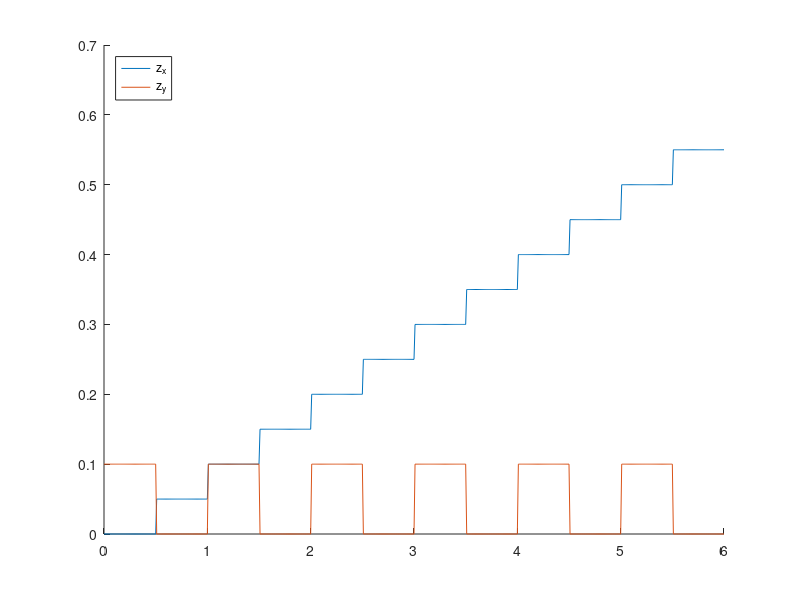
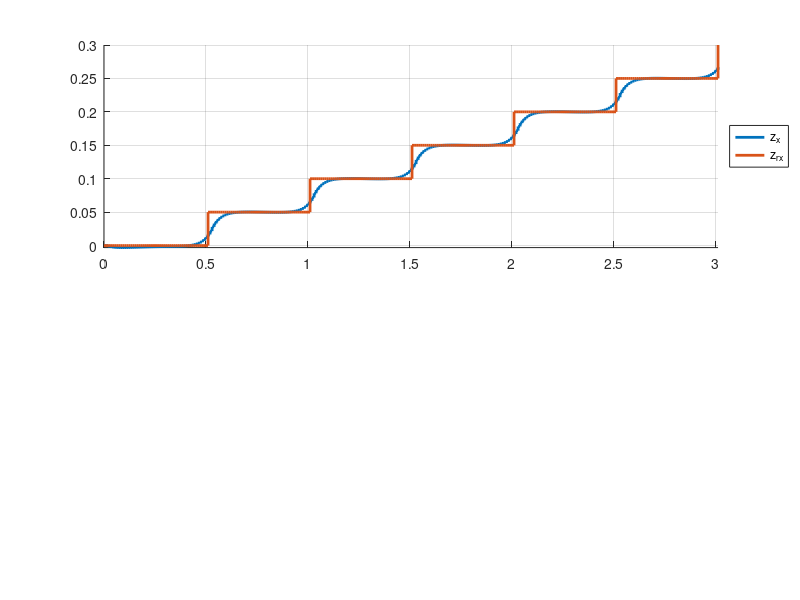

Recreate these plots in MATLAB, in order. (Note: this script raises an error after producing the figures.)
%#ok<*UNRCH>
clc; clear; close all;

% Variáveis de controle
plot_ref = 0;
print_resolution = '-r300';

% Variáveis associadas ao modelo
g = 9.81;               % Aceleração gravitacional
h = 0.24;               % Altura do centro de massa
T = 0.01;               % Tempo de amostragem

% Variáveis associadas à função custo
alpha = 1e-6;           % Peso da sobre-aceleração
gamma = 1;              % Peso do rastreamento do ZMP de referência

% Variáveis associadas à simulação
N = 300;                % Janela de predição
S = 50;                 % Tempo do passo/Tempo de amostragem
n_step = 12;            % Número de passos na simulação
len_step_x = 0.05;      % Tamanho do passo em x em metros
len_step_y = 0.1;       % Tamanho do passo em y em metros
w_foot = 0.06;          % Comprimento do pé
h_foot = 0.03;          % Largura do pé

% Definição do modelo
A = [1, T, T^2/2;
    0, 1, T;
    0, 0, 1];

B = [T^3/6;
    T^2/2;
    T];

A_z = [1, 0, -h/g];

% NOTA: Equações associadas ao modelo
% x_s = [x dx d2x]
% dx_s = A*x_s + B*d3x
% z_x = A_z*x_s

% Computação da matriz Pzu
P_zu = zeros(N, N);
for i = 1:N
    m = i;
    for j = 1:N
        if j > i
            break
        end
        factor = 1 + 3*(m - 1) + 3*(m - 1)^2;
        m = m - 1;
        P_zu(i, j) = factor*T^3/6 - h*T/g;
    end
end

% Computação da matriz Pzs
P_zs = zeros(N, 3);
for i = 1:N
    P_zs(i, :) = [1, i*T, i^2*T^2/2 - h/g];
end

% Construção da referência do ZMP
Z_rx_full = zeros(n_step*S + 1, 1);
Z_ry_full = len_step_y*ones(n_step*S + 1, 1);
i_0 = 2;
i_f = i_0 + S - 1;
zmp_y = len_step_y;
for i = 1:n_step
    Z_rx_full(i_0:i_f) = len_step_x*(i-1)*ones(S,1);
    Z_ry_full(i_0:i_f) = zmp_y*ones(S,1);
    i_0 = i_f + 1;
    i_f = i_0 + S - 1;
    if zmp_y == len_step_y
        zmp_y = 0;
    elseif zmp_y == 0
        zmp_y = len_step_y;
    end
end

% Representação da referência ao longo do tempo
figure; hold on;
t = (0:length(Z_rx_full)-1)*T;
plot(t, Z_rx_full);
plot(t, Z_ry_full);
legend({'z_x', 'z_y'}, 'Location', 'northwest');

% Definição da posição dos passos
step_pos_x = zeros(n_step, 1);
step_pos_y = zeros(n_step, 1);

for i = 1:n_step+1
    step_pos_x(i) = (i-1)*len_step_x;
    step_pos_y(i) = mod(i,2)*len_step_y;
end

% Inicialização de variáveis utilizadas na simulação
x_s = zeros(3, 1);
y_s = zeros(3, 1);
d3x = zeros(1, 1);
d3y = zeros(1, 1);
z_x = zeros(1, 1);
z_y = zeros(1, 1);

% Definição do estado inicial
x_s(:, 1) = [step_pos_x(1) 0 0]';
y_s(:, 1) = [step_pos_y(1) 0 0]';
z_x(:, 1) = step_pos_x(1);
z_y(:, 1) = step_pos_y(1);

% Loop de controle
k = 1;
while 1
    % Verificação da interrupção do laço
    if k+N-1 > length(Z_rx_full)
        break;
    end
    
    % Avaliação da referência do ZMP
    Z_rx = Z_rx_full(k:k+N-1);
    Z_ry = Z_ry_full(k:k+N-1);
    
    % Computação dos próximos esforços de controle
    d3X = (P_zu'*P_zu + (alpha/gamma)*eye(N))\...
        (P_zu'*(Z_rx - P_zs*x_s(:,k)));
    
    d3Y = (P_zu'*P_zu + (alpha/gamma)*eye(N))\...
        (P_zu'*(Z_ry - P_zs*y_s(:,k)));
    
    % Definição do esforço de controle a ser aplicado
    d3x(k) = d3X(1);
    d3y(k) = d3Y(1);
    
    % Evolução do modelo
    x_s(:, k+1) = A*x_s(:,k) + B*d3x(k);
    y_s(:, k+1) = A*y_s(:,k) + B*d3y(k);
    z_x(k+1) = A_z*x_s(:,k);
    z_y(k+1) = A_z*y_s(:,k);
    
    k = k + 1;
end

x_s(:,k) = [];
y_s(:,k) = [];
z_x(k) = [];
z_y(k) = [];
k = k - 1;


%% Representação gráfica dos resultados
k_max = k;

close all;
t = (0:k_max-1)*T;

% Rastreamento da referência do ZMP em x
figure;
subplot(2,1,1);
hold on;
stairs(t, z_x, '-', 'MarkerSize', 15, 'LineWidth', 2);
stairs(t, Z_rx_full(1:k_max), '-', 'MarkerSize', 15, 'LineWidth', 2);
legend({'z_x', 'z_{rx}'}, 'Location', 'eastoutside');
grid on; axis tight;
ax = gca; ax.FontSize = 13;
xlabel('t [s]');
ylabel('x [m]');
set(gcf, 'Position', get(0, 'Screensize'));

% Rastreamento da referência do ZMP em y
subplot(2,1,2);
hold on;
stairs(t, z_y, '-', 'MarkerSize', 15, 'LineWidth', 2);
stairs(t, Z_ry_full(1:k_max), '-', 'MarkerSize', 15, 'LineWidth', 2);
legend({'z_y', 'z_{ry}'}, 'Location', 'eastoutside');
grid on; axis tight;
ax = gca; ax.FontSize = 13;
xlabel('t [s]');
ylabel('y [m]');
set(gcf, 'Position', get(0, 'Screensize'));
print('ZMP_t', '-dpng', print_resolution);

% Evolução da velocidade do centro de massa
figure; hold on;
hold on;
stairs(t, x_s(2,:), '-', 'MarkerSize', 15, 'LineWidth', 2);
stairs(t, y_s(2,:), '-', 'MarkerSize', 15, 'LineWidth', 2);
legend({'v_x', 'v_y'}, 'Location', 'eastoutside');
grid on; axis tight;
ax = gca; ax.FontSize = 13;
xlabel('t [s]');
ylabel('v [m/s]');
set(gcf, 'Position', get(0, 'Screensize'));
print('CoM_v', '-dpng', print_resolution);

% Evolução da aceleração do centro de massa
figure; hold on;
hold on;
stairs(t, x_s(3,:), '-', 'MarkerSize', 15, 'LineWidth', 2);
stairs(t, y_s(3,:), '-', 'MarkerSize', 15, 'LineWidth', 2);
legend({'a_x', 'a_y'}, 'Location', 'eastoutside');
grid on; axis tight;
ax = gca; ax.FontSize = 13;
xlabel('t [s]');
ylabel('a [m/s²]');
set(gcf, 'Position', get(0, 'Screensize'));
print('CoM_a', '-dpng', print_resolution);

% Evolução da sobre-aceleração do centro de massa
figure; hold on;
hold on;
stairs(t, d3x, '-', 'MarkerSize', 15, 'LineWidth', 2);
stairs(t, d3y, '-', 'MarkerSize', 15, 'LineWidth', 2);
legend({'j_x', 'j_y'}, 'Location', 'eastoutside');
grid on; axis tight;
ax = gca; ax.FontSize = 13;
xlabel('t [s]');
ylabel('j [m/s³]');
set(gcf, 'Position', get(0, 'Screensize'));
print('CoM_j', '-dpng', print_resolution);

% Representação dos passos
figure; hold on; axis equal; grid on;
plot(step_pos_x, step_pos_y, 'k.', 'MarkerSize', 20),
for i = 1:length(step_pos_x)
    x_foot = step_pos_x(i) - w_foot/2;
    y_foot = step_pos_y(i) - h_foot/2;
    rectangle('Position', [x_foot, y_foot, w_foot, h_foot]);
end

% Evolução do ZMP e do CoM
plot_obj(1) = plot(x_s(1,:), y_s(1,:), 'LineWidth', 2);
plot_obj(2) = plot(z_x, z_y, 'LineWidth', 2);
plot_obj(3) = plot(Z_rx_full, Z_ry_full, '--', 'LineWidth', 2, 'MarkerSize', 13);
legend(plot_obj, {'CoM', 'ZMP', 'ZMP_r'}, 'Location', 'eastoutside');
ax = gca; ax.FontSize = 13;
xlabel('x [m]');
ylabel('y [m]');
set(gcf, 'Position', get(0, 'Screensize'));
xlim([min(z_x) - w_foot/2, max(z_x)])
print('ZMP_CoM', '-dpng', print_resolution);

fprintf('Simulação finalizada \n');


